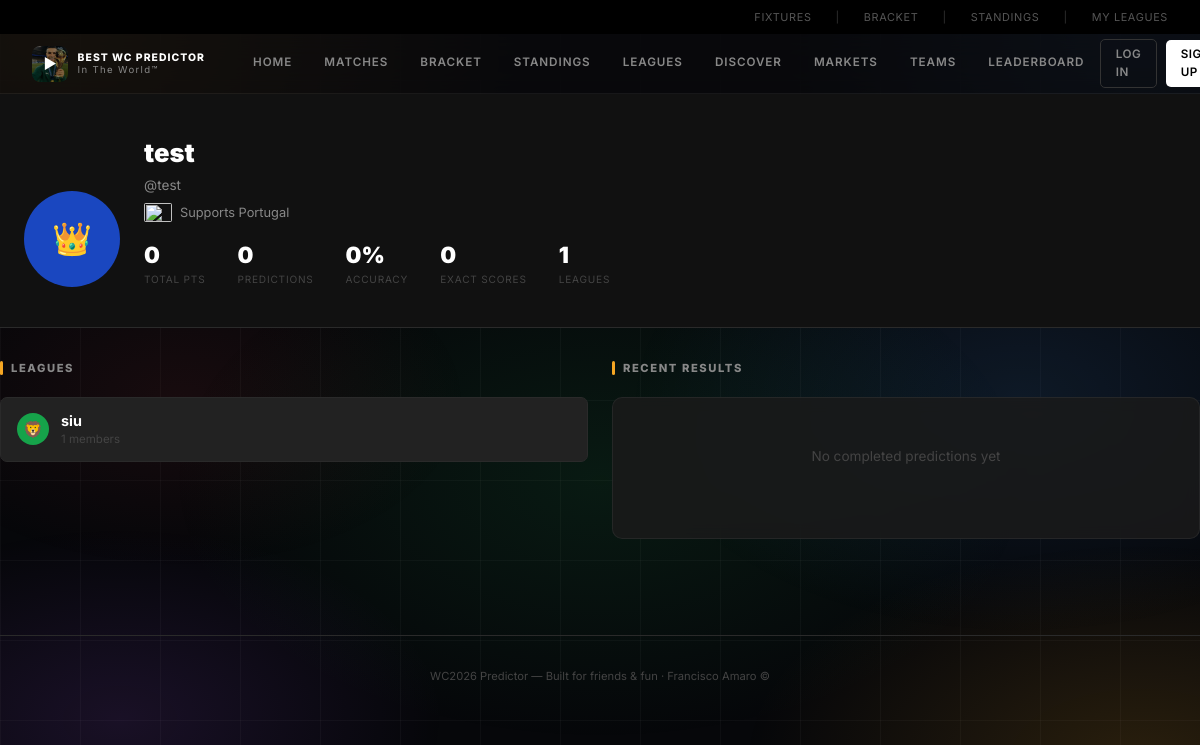
The page /profile/test on the database its author committed.
### app/models.py (models this page shows)
class User(Base):
    __tablename__ = "users"
    id = Column(Integer, primary_key=True, index=True)
    username = Column(String(50), unique=True, nullable=False, index=True)
    email = Column(String(100), unique=True, nullable=False, index=True)
    password_hash = Column(String(200), nullable=False)
    is_superadmin = Column(Boolean, default=False)
    display_name = Column(String(50), nullable=True)
    bio = Column(String(120), nullable=True)
    credits = Column(Float, default=10.0)
    avatar_color = Column(String(10), default="#1a47c0")
    avatar_icon = Column(String(6), default="⚽")
    avatar_img_url = Column(String(200), nullable=True)
    profile_bg = Column(String(100), nullable=True)     # CSS gradient/color for whole-app background
    profile_banner_url = Column(String(200), nullable=True)  # banner image on profile page
    favorite_team_id = Column(Integer, ForeignKey("teams.id"), nullable=True)
    created_at = Column(DateTime, default=datetime.utcnow)
    memberships = relationship("LeagueMember", back_populates="user", cascade="all, delete-orphan")
    predictions = relationship("Prediction", back_populates="user", cascade="all, delete-orphan")
    sweepstake_assignments = relationship("SweepstakeAssignment", back_populates="user")
    tournament_picks = relationship("TournamentPick", back_populates="user", cascade="all, delete-orphan")
    favorite_team = relationship("Team", foreign_keys=[favorite_team_id])

class Team(Base):
    __tablename__ = "teams"
    id = Column(Integer, primary_key=True, index=True)
    name = Column(String(100), nullable=False)
    code = Column(String(3), nullable=False)
    group_letter = Column(String(1), nullable=False)
    flag_emoji = Column(String(10), nullable=False)
    eliminated = Column(Boolean, default=False)
    stage_reached = Column(String(20), default="group")  # group/r32/r16/qf/sf/final/winner
    home_matches = relationship("Match", foreign_keys="Match.home_team_id", back_populates="home_team")
    away_matches = relationship("Match", foreign_keys="Match.away_team_id", back_populates="away_team")
    sweepstake_assignments = relationship("SweepstakeAssignment", back_populates="team")
    players = relationship("Player", back_populates="team", order_by="Player.squad_number")

class League(Base):
    __tablename__ = "leagues"
    id = Column(Integer, primary_key=True, index=True)
    name = Column(String(100), nullable=False)
    invite_code = Column(String(8), unique=True, nullable=False, index=True)
    admin_id = Column(Integer, ForeignKey("users.id"), nullable=False)
    description = Column(String(200), nullable=True)
    accent_color = Column(String(10), default="#1a47c0")
    badge_emoji = Column(String(6), default="🏆")
    banner_url = Column(String(200), nullable=True)
    points_exact_score = Column(Integer, default=3)
    points_correct_result = Column(Integer, default=1)
    points_bracket_winner = Column(Integer, default=10)
    points_bracket_finalist = Column(Integer, default=5)
    points_bracket_semi = Column(Integer, default=2)
    points_bracket_quarter = Column(Integer, default=1)
    logo_url = Column(String(200), nullable=True)
    is_public = Column(Boolean, default=False)             # joinable without invite code
    category = Column(String(20), default="general")       # general / country / global
    sweepstake_enabled = Column(Boolean, default=False)
    sweepstake_buy_in = Column(Float, default=10.0)
    sweepstake_teams_per_person = Column(Integer, default=1)
    sweepstake_drawn = Column(Boolean, default=False)
    created_at = Column(DateTime, default=datetime.utcnow)
    admin = relationship("User", foreign_keys=[admin_id])
    members = relationship("LeagueMember", back_populates="league", cascade="all, delete-orphan")
    predictions = relationship("Prediction", back_populates="league", cascade="all, delete-orphan")
    sweepstake_assignments = relationship("SweepstakeAssignment", back_populates="league", cascade="all, delete-orphan")
    tournament_picks = relationship("TournamentPick", back_populates="league", cascade="all, delete-orphan")

### app/routers/profile.py (the view)
@router.get("/profile/{username}")
async def view_profile(request: Request, username: str, db: Session = Depends(get_db)):
    viewer = auth.get_current_user(request, db)
    target = db.query(models.User).filter(models.User.username == username).first()
    if not target:
        return RedirectResponse("/", status_code=303)
    stats = _user_stats(target, db)
    memberships = db.query(models.LeagueMember).filter(models.LeagueMember.user_id == target.id).all()
    leagues = [m.league for m in memberships]
    recent_preds = (
        db.query(models.Prediction)
        .filter(models.Prediction.user_id == target.id, models.Prediction.points_awarded.isnot(None))
        .order_by(models.Prediction.submitted_at.desc())
        .limit(5)
        .all()
    )
    return templates.TemplateResponse(
        "profile/view.html",
        {
            "request": request,
            "user": viewer,
            "target": target,
            "stats": stats,
            "leagues": leagues,
            "recent_preds": recent_preds,
            "is_own": viewer and viewer.id == target.id,
        },
    )

### app/templates/profile/view.html (shortened to what this page needs)
{% extends "base.html" %}
{% block content %}
<div class="profile-hero">
  <div class="container">
    <div class="profile-header">
      {{ avatar_html(target, "xl") | safe }}
      <div class="profile-info">
        <h1>{{ target.display_name or target.username }}</h1>
        <div class="handle">@{{ target.username }}
        </div>
        {% if target.favorite_team %}
        <div class="fav-team">
          <img src="{{ flag_url(target.favorite_team.code) }}" class="flag flag-sm" alt="">
          Supports {{ target.favorite_team.name }}
        </div>
        {% endif %}
        <div class="profile-stats">
          <div class="profile-stat">
            <div class="profile-stat-val">{{ stats.total_pts }}</div>
            <div class="profile-stat-lbl">Total Pts</div>
          </div>
          <div class="profile-stat">
            <div class="profile-stat-val">{{ stats.predictions }}</div>
            <div class="profile-stat-lbl">Predictions</div>
          </div>
          <div class="profile-stat">
            <div class="profile-stat-val">{{ stats.accuracy }}%</div>
            <div class="profile-stat-lbl">Accuracy</div>
          </div>
          <div class="profile-stat">
            <div class="profile-stat-val">{{ stats.exact }}</div>
            <div class="profile-stat-lbl">Exact Scores</div>
          </div>
          <div class="profile-stat">
            <div class="profile-stat-val">{{ stats.leagues }}</div>
            <div class="profile-stat-lbl">Leagues</div>
          </div>
        </div>
      </div>
    </div>
  </div>
</div>
<div class="container page-content">
  <div class="grid-2">
    <div>
      <div class="section-header"><h2 class="section-title">Leagues</h2></div>
      {% if leagues %}
      <div style="display:flex;flex-direction:column;gap:.6rem">
        {% for league in leagues %}
        <a href="/leagues/{{ league.id }}" class="bracket-slot" style="text-decoration:none">
          <div class="avatar avatar-sm" style="background:{{ league.accent_color }};font-size:1rem">{{ league.badge_emoji }}</div>
          <div>
            <div style="font-weight:700;font-size:.9rem">{{ league.name }}</div>
            <div class="text-xs text-muted">{{ league.members|length }} members</div>
          </div>
        </a>
        {% endfor %}
      </div>
      {% else %}
      <div class="card"><div class="card-body empty-state"><p>No leagues yet</p></div></div>
      {% endif %}
    </div>
    <div>
      <div class="section-header"><h2 class="section-title">Recent Results</h2></div>
      {% if recent_preds %}
      <div class="card">
        <table class="data-table">
          <thead><tr><th>Match</th><th>Predicted</th><th>Actual</th><th>Pts</th></tr></thead>
          <tbody>
            {% for p in recent_preds %}
            <tr>
              <td style="font-size:.78rem">
                {% if p.match and p.match.home_team and p.match.away_team %}
                <img src="{{ flag_url(p.match.home_team.code) }}" class="flag" style="width:18px;height:12px;display:inline;margin-right:3px" alt="">
                {{ p.match.home_team.name[:8] }} v
                <img src="{{ flag_url(p.match.away_team.code) }}" class="flag" style="width:18px;height:12px;display:inline;margin:0 3px" alt="">
                {{ p.match.away_team.name[:8] }}
                {% endif %}
              </td>
              <td class="font-mono">{{ p.home_score_pred }}–{{ p.away_score_pred }}</td>
              <td class="font-mono">
                {% if p.match %}{{ p.match.home_score }}–{{ p.match.away_score }}{% endif %}
              </td>
              <td>
                {% if p.points_awarded > 0 %}
                <span class="text-blue font-bold">+{{ p.points_awarded }}</span>
                {% else %}
                <span class="text-muted">0</span>
                {% endif %}
              </td>
            </tr>
            {% endfor %}
          </tbody>
        </table>
      </div>
      {% else %}
      <div class="card"><div class="card-body empty-state"><p>No completed predictions yet</p></div></div>
      {% endif %}
    </div>
  </div>
</div>
{% endblock %}

### app/static/css/style.css (style rules this page uses)
:root { --bg-0: #0a0a0a; --bg-1: #111111; --bg-2: #1a1a1a; --bg-3: #222222; --bg-4: #2a2a2a; --border: #2a2a2a; --border-2:#383838; --accent: #f0f0f0; --gold: #f5a623; --gold-2: #fbbf24; --red: #ef4444; --green: #22c55e; --blue: #4a9eff; --text-0: #ffffff; --text-1: #cccccc; --text-2: #888888; --text-3: #444444; --nav-h: 60px; --radius: 6px; --radius-lg: 10px; }
*, *::before, *::after { box-sizing: border-box; margin: 0; padding: 0; }
html { font-size: 16px; scroll-behavior: smooth; }
body { background-color: #06070a; color: var(--text-0); font-family: "Inter", -apple-system, BlinkMacSystemFont, "Segoe UI", sans-serif; min-height: 100vh; line-height: 1.5; }
body::before { content: ''; position: fixed; inset: 0; z-index: 0; pointer-events: none; background-image: radial-gradient(ellipse 60% 50% at 5% 5%, rgba(245,166,35,.22) 0%, transparent 65%), radial-gradient(ellipse 50% 45% at 95% 5%, rgba(74,158,255,.18) 0%, transparent 60%), radial-gradient(ellipse 55% 50% at 50% 60%, rgba(34,197,94,.10) 0%, transparent 65%), radial-gradient(ellipse 55% 45% at 95% 95%, rgba(245,166,35,.15) 0%, transparent 60%), radial-gradient(ellipse 45% 40% at 10% 90%, rgba(168,85,247,.12) 0%, transparent 60%), linear-gradient(rgba(255,255,255,.03) 1px, transparent 1px), linear-gradient(90deg, rgba(255,255,255,.03) 1px, transparent 1px); background-size: 100% 100%,100% 100%,100% 100%,100% 100%,100% 100%, 80px 80px, 80px 80px; animation: bgDrift 16s ease-in-out infinite alternate; }
body::after { content: ''; position: fixed; inset: 0; z-index: 0; pointer-events: none; background-image: radial-gradient(ellipse 50% 45% at 85% 50%, rgba(74,158,255,.12) 0%, transparent 65%), radial-gradient(ellipse 40% 35% at 15% 50%, rgba(239,68,68,.08) 0%, transparent 60%); animation: bgDrift2 20s ease-in-out infinite alternate; }
a { color: inherit; text-decoration: none; }
img { display: block; }
.flag { object-fit: cover; border-radius: 2px; flex-shrink: 0; }
.flag-sm { width: 28px; height: 19px; }
.avatar { border-radius: 50%; display: flex; align-items: center; justify-content: center; font-weight: 800; flex-shrink: 0; color: #fff; }
.avatar-sm { width: 32px; height: 32px; font-size: .8rem; }
.avatar-xl { width: 96px; height: 96px; font-size: 2rem; }
.container { max-width: 1200px; margin: 0 auto; padding: 0 1.5rem; }
.page-content { padding: 2rem 0; }
.section-header { display: flex; align-items: center; justify-content: space-between; margin-bottom: 1.25rem; }
.section-title { font-size: .7rem; font-weight: 800; letter-spacing: .14em; text-transform: uppercase; color: var(--text-2); display: flex; align-items: center; gap: .5rem; }
.section-title::before { content: ''; display: inline-block; width: 3px; height: 14px; background: var(--gold); border-radius: 2px; }
.card { background: rgba(26,26,26,.85); backdrop-filter: blur(8px); -webkit-backdrop-filter: blur(8px); border: 1px solid rgba(255,255,255,.06); border-radius: var(--radius-lg); overflow: hidden; }
.card-body { padding: 1.25rem; }
.bracket-slot { background: var(--bg-3); border: 1px solid var(--border); border-radius: 7px; padding: .75rem 1rem; display: flex; align-items: center; gap: .75rem; margin-bottom: .5rem; transition: border-color .15s; }
.profile-hero { background: var(--bg-1); border-bottom: 1px solid var(--border); padding: 2.5rem 0; }
.profile-header { display: flex; align-items: flex-end; gap: 1.5rem; }
.profile-info h1 { font-size: 1.6rem; font-weight: 900; }
.profile-info .handle { font-size: .85rem; color: var(--text-2); margin-top: .15rem; }
.profile-stats { display: flex; gap: 2rem; margin-top: 1rem; flex-wrap: wrap; }
.profile-stat-val { font-size: 1.4rem; font-weight: 900; color: #fff; }
.profile-stat-lbl { font-size: .63rem; color: var(--text-3); text-transform: uppercase; letter-spacing: .08em; }
.fav-team { display: flex; align-items: center; gap: .5rem; font-size: .8rem; color: var(--text-2); margin-top: .5rem; }
.empty-state { text-align: center; padding: 3rem 2rem; color: var(--text-3); }
.empty-state p { font-size: .85rem; margin-bottom: 1.5rem; }
.text-xs { font-size:.72rem }
.text-muted { color:var(--text-3) }
.grid-2 { display:grid;grid-template-columns:1fr 1fr;gap:1.5rem }

### rows shown on the page
User: avatar_color+avatar_icon+avatar_img_url "👑", display_name+username "test", username "test"
Team: favorite_team.name "Portugal"
League: badge_emoji "🦁", name "siu", members|length "1"

### other values the page prints
{{ stats.total_pts }} "0"
{{ stats.predictions }} "0"
{{ stats.accuracy }} "0"
{{ stats.exact }} "0"
{{ stats.leagues }} "1"
